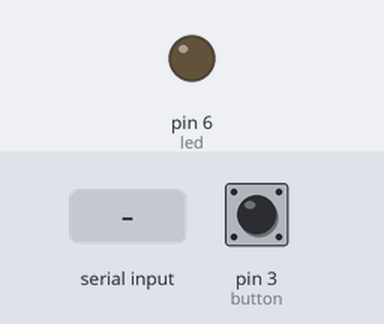
The sketch below on a simulated Arduino Uno, built with avr-gcc and run on an emulated ATmega328P. Shown: output pins drawn as LEDs (lit = HIGH). The inputs (shaded band) are chosen by the test bench; at power-on: pin 3 (button) LOW. What the sketch prints to the serial monitor is not drawn.

Above: at 1.2 s.
1.3 s: "light" received over the second serial link
At 2.7 s:
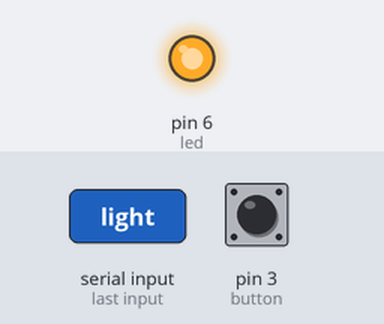
4.3 s: pin 3 (button) pulled HIGH for 0.15 s
5.9 s: "1" received over the second serial link
8.3 s: pin 3 (button) pulsed HIGH 5 times (0.12 s each, 0.3 s apart)
11.3 s: pin 3 (button) pulsed HIGH 5 times (0.12 s each, 0.3 s apart)
Timing chart, 0 to 14.3 s (numbered marks = the images above; inputs shaded):
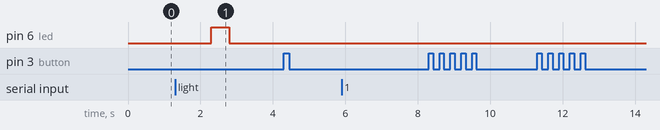

Measured:
- after the input at 1.3 s, pin 6 (led): LOW → HIGH after 1.0 s, → LOW 0.50 s later
- after the input at 4.3 s, every drawn part: stays the same
- after the input at 5.9 s, every drawn part: stays the same
- after the input at 8.3 s, every drawn part: stays the same
- after the input at 11.3 s, every drawn part: stays the same

The sketch:

Wristband_english.ino
```cpp
#include <SoftwareSerial.h>

SoftwareSerial BTSerial(10, 11); //RX|TX

int button = 3;
int led = 6;

String input = "";
boolean pressed = false;

void setup() {

  //BLUETOOTH SETUP CODE
  Serial.begin(9600);
  BTSerial.begin(9600); // default baud rate
  //while (!Serial); //if it is an Arduino Micro
  pinMode(button, INPUT);
  pinMode(led, OUTPUT);

}

void loop() {

    if(digitalRead(button) == HIGH && !pressed) {
      Serial.print("button Pressed");
      BTSerial.write("light");
      pressed = true;
    }

    if(digitalRead(button) == LOW) {
      pressed = false;
    }


    //BLUETOOTH REIVICNING CODE
    if(BTSerial.available()) {
       input = BTSerial.readString();

       if(input == "light") {
          digitalWrite(led, HIGH);
          delay(500);
          digitalWrite(led, LOW);
       }


       for(int i = 0; i < input.length(); i++) {
          Serial.write(input[i]);
       }
    }


  }
```
